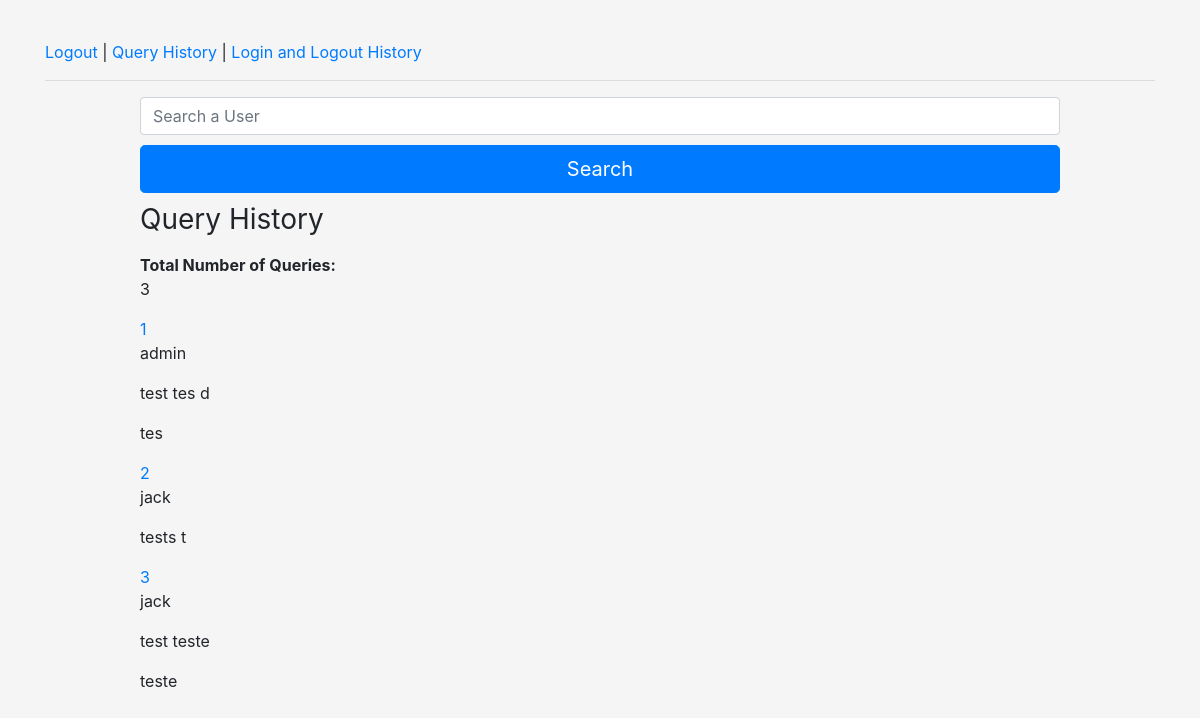
/history (signed in), run on the app's committed database.
### app.py (models this page shows, shortened)
class QueryHistory(db.Model):
    __tablename__ = 'queries'
    queryid = db.Column(db.Integer, nullable=False, autoincrement = True, primary_key=True)
    querytext = db.Column(db.String(4000), nullable=False)
    queryresult = db.Column(db.String(4000), nullable=False)
    username = db.Column(db.String(20), nullable=False)

### app.py (the view)
@app.route('/history', methods =['POST','GET'])
def history():
    if session.get('logged_in') == True:
        if session['role'] == 'admin':
            admin = True
            if request.method =='GET':
                queries = QueryHistory.query.order_by(QueryHistory.queryid)
            if request.method =='POST':
                search_user = request.form['userquery'].lower()
                queries = QueryHistory.query.filter_by(username = search_user).order_by(QueryHistory.queryid)
        else:
            queries = QueryHistory.query.filter_by(username = session['user']).order_by(QueryHistory.queryid)
            admin = False
        num = queries.count()
        return render_template('queryhistory.html', queries = queries, numqueries=num, admin=admin)
    else:
        return redirect(url_for('login'))

### templates/queryhistory.html (shortened to what this page needs)
{% extends 'base.html' %}
{% block content %}
<div class="container">
    <a href="{{url_for('logout')}}">Logout</a> | <a href="{{url_for('history')}}">Query History</a> {% if admin %}| <a href="{{url_for('login_history')}}">Login and Logout History</a> {% endif %}
    <hr>
    <div class="row">
        <div class="col-1"></div>
        <div class="col-10">
            <form method="post" autocomplete="off">
                {% if admin %}
                <input name="userquery" id="userquery" class="form-control" placeholder="Search a User" pattern ="^((?!(<script(\s|\S)*?<\/script>)|(<style(\s|\S)*?<\/style>)|()|(<\/?(\s|\S)*?>)).)*$" required autofocus>
                <input type="submit" class="btn btn-lg btn-primary btn-block" value="Search">
                {% endif %}
                <h1 class="h3 mb-3 font-weight-normal">Query History</h1>
                <b>Total Number of Queries:</b><p id="numqueries">{{numqueries}}</p>
                {% for query in queries %}
                    <a id=query{{query.queryid}} href="{{url_for('query', id=query.queryid)}}">{{ query.queryid }}</a>
                    <p>{{ query.username }}</p>
                    <p>{{ query.querytext }}</p>
                    <p>{{ query.queryresult }}</p>
                {% endfor %}
            </form>
        </div>
        <div class="col-1"></div>
    </div>
</div>
{% endblock %}

### templates/base.html (shortened to what this page needs)
<!doctype html>
<html lang="en">
  <head>
    <link rel="stylesheet" href="https://maxcdn.bootstrapcdn.com/bootstrap/4.0.0/css/bootstrap.min.css">
    <link rel="stylesheet" href="{{ url_for('static', filename='style.css') }}">
  </head>
  <body>
  {% block content %}
  {% endblock %}
  </body>
</html>

### static/style.css (style rules this page uses)
body { display: -ms-flexbox; display: -webkit-box; display: flex; -ms-flex-align: center; -ms-flex-pack: center; -webkit-box-align: center; align-items: center; -webkit-box-pack: center; justify-content: center; padding-top: 40px; padding-bottom: 40px; background-color: #f5f5f5; }
input[type="submit"] { margin-top:10px; margin-bottom: 10px; }

### data on the page
QueryHistory: queryid "1", username "admin", querytext "test tes d", queryresult "tes"
QueryHistory: queryid "2", username "jack", querytext "tests t"
QueryHistory: queryid "3", username "jack", querytext "test teste", queryresult "teste"

### other printed values
{{ numqueries }} "3"
